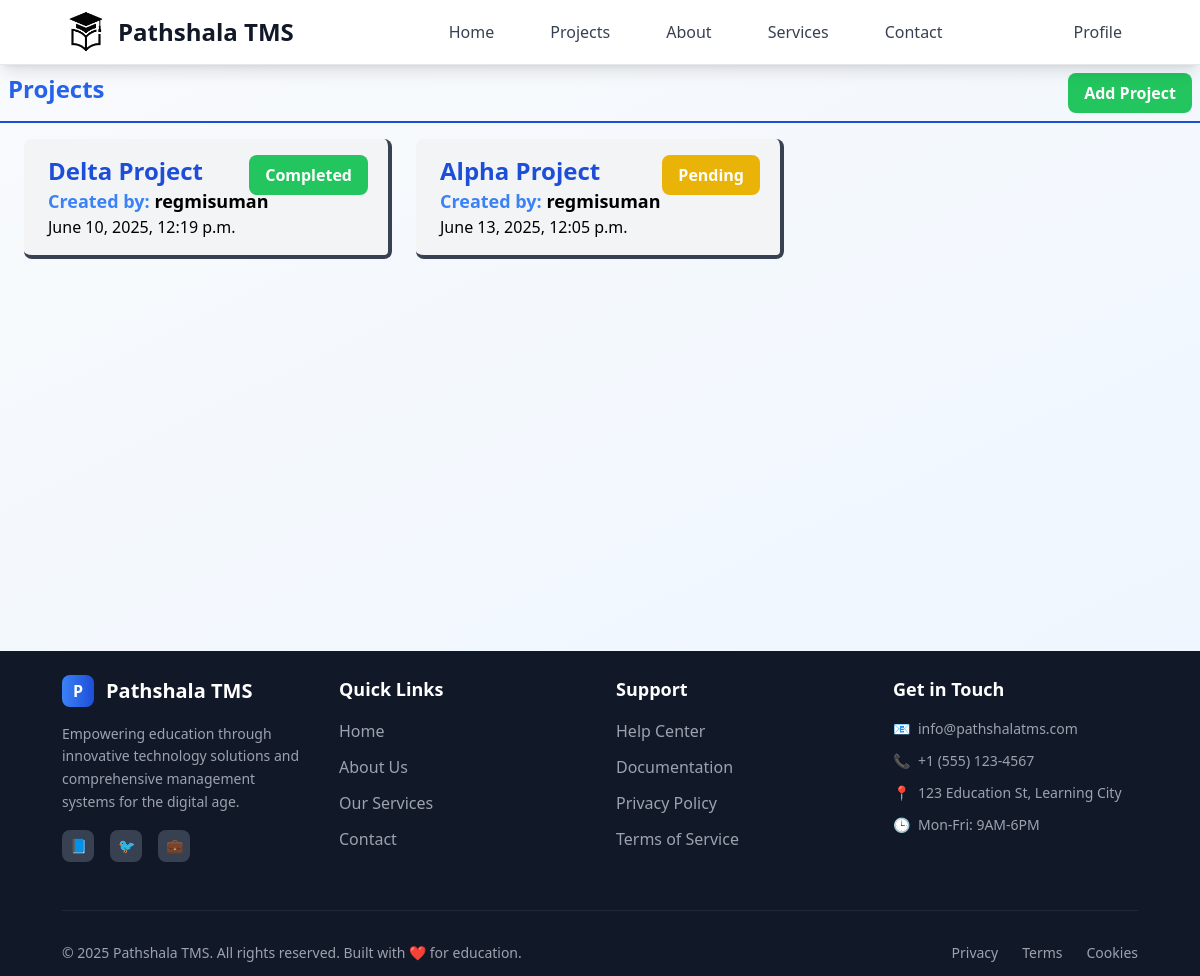
Screenshot of /employer/projects/ (signed in) with the database file from the repository.
### projects/models.py (models this page shows, shortened)
class Project(models.Model):
    class StatusOptions(models.TextChoices):
        PENDING = "Pending", "Pending"
        IN_PROGRESS = "In Progress", "In Progress"
        COMPLETED = "Completed", "Completed"
        CANCELED = "Canceled", "Canceled"
    title = models.CharField(max_length=25)
    description = models.TextField(null=True, blank=True)
    user = models.ForeignKey(User, on_delete=models.CASCADE)
    status = models.CharField(choices=StatusOptions, default=StatusOptions.PENDING, max_length=15)
    created_at = models.DateTimeField(auto_now_add=True, editable=False)
    updated_at = models.DateTimeField(auto_now=True, null=True, blank=True, editable=False)

### projects/views.py (the view)
# urls.py: path("projects/", employerProjects),
@login_required(login_url="/login")
def employerProjects(request):
    role = request.user.profile.role
    projects = Project.objects.filter( user=request.user)
    if role =="employer":
        return render(request, "pages/employer/project/project_page.html", {"projects":projects})
    else:
        return redirect('/employee/projects')

### templates/pages/employer/project/project_page.html (shortened to what this page needs)
{% extends 'layouts/main.html' %}
{% block content %}
<div class="flex flex-col">
  <div class="flex p-2 mb-2 justify-between border-b-2 border-blue-700">
    <h1 class="text-blue-600 text-center text-2xl font-bold">Projects</h1>
    <div class="flex ms-auto">
      <a class="px-4 py-2 rounded-lg bg-green-500 text-white font-bold" href="/employer/register-project">Add Project</a>
    </div>
  </div>
  {%if projects%}
  <div class="grid grid-cols-1 md:grid-cols-2 lg:grid-cols-3 gap-6 mx-6">
    {% for project in projects %}
      <a  href="/employer/project-details/{{project.id}}">
        <div class="relative bg-gray-100 hover:bg-gray-200 hover:scale-[102%] transition:ease-in-out duration-300 border-b-4 border-r-4 border-gray-700 rounded-lg py-4 px-6 my-2">
          <div>
            <div class="text-2xl font-bold text-blue-700"> {{ project.title }} </div>
          </div>
          <span class="
          {% if project.status == 'Active' %}bg-blue-500
            {% elif project.status == 'Completed' %}bg-green-500
            {% elif project.status == 'Pending' %}bg-yellow-500
            {% elif project.status == 'In Progress' %}bg-blue-500
            {% else %}bg-purple-500
            {% endif %}
          absolute top-0 right-5 z-5 px-4 py-2 rounded-lg text-white font-bold my-4">
            {{ project.status }}
          </span>
          <div class="text-lg font-semibold">  <span class="text-blue-500">Created by: </span>{{ project.user }}</div>
          <div>{{ project.created_at }}</div>
        </div>
      </a>
    {% endfor %}
  </div>
  {%endif%}
  </div>
{% endblock %}

### rows the page displays
Project: title "Delta Project", status "Completed", user "regmisuman", created_at "June 10, 2025, 12:19 p.m."
Project: title "Alpha Project", status "Pending", user "regmisuman", created_at "June 13, 2025, 12:05 p.m."
